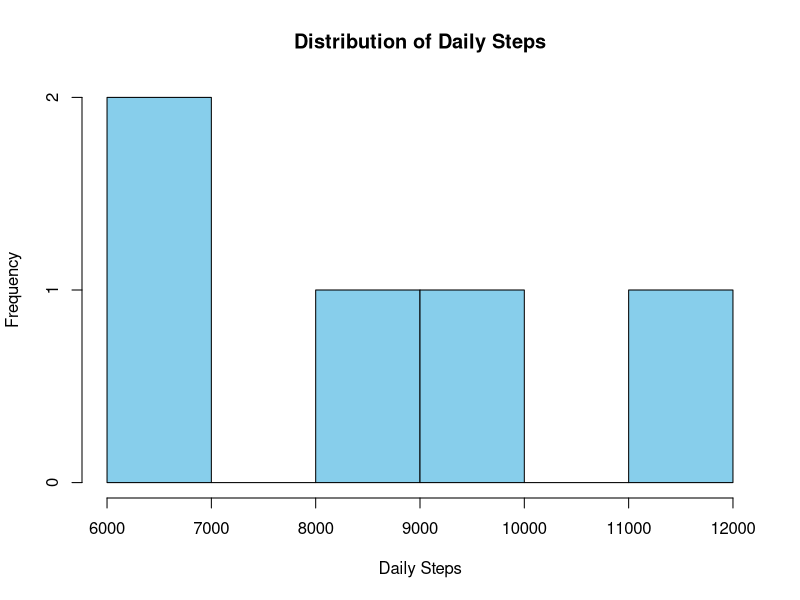
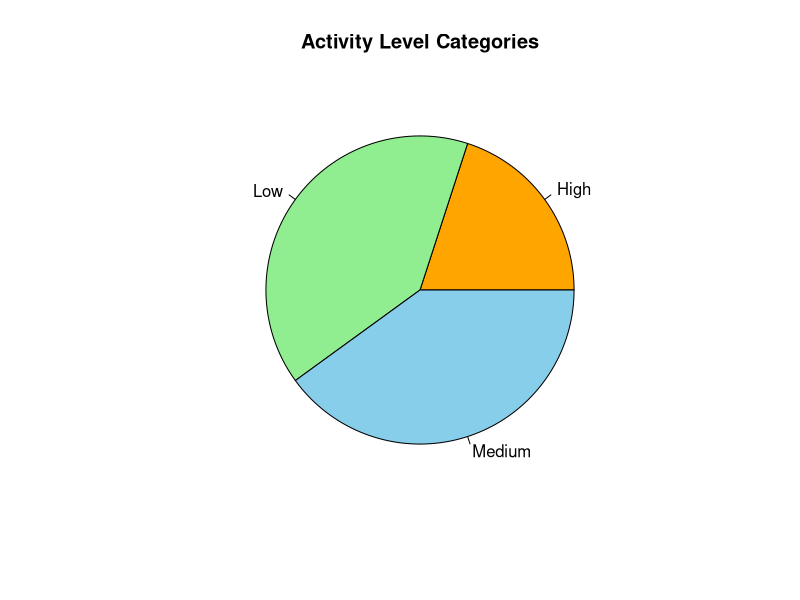
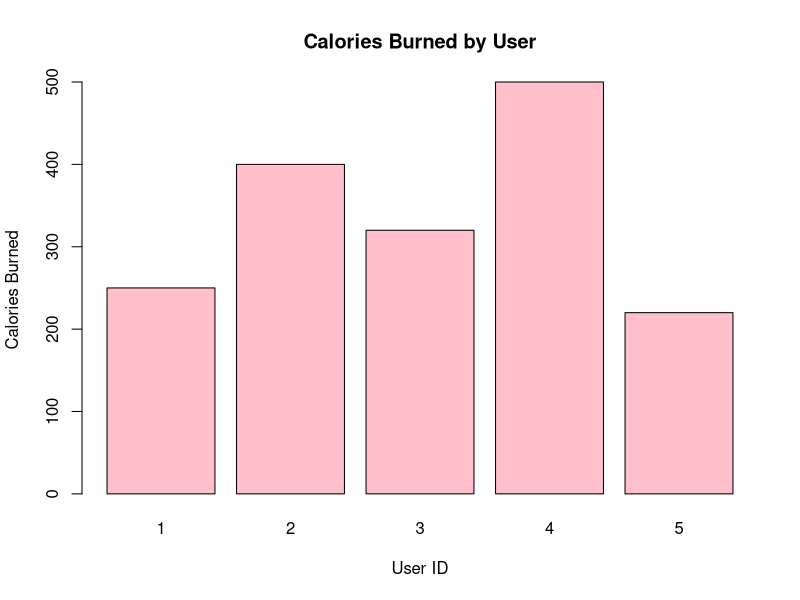

Recreate these plots in R, in order.

User_ID <- c(1,2,3,4,5)
Steps <- c(7000,10000,8500,12000,6500)
Calories_Burned <- c(250,400,320,500,220)
Active_Minutes <- c(40,60,50,75,35)
fitness <- data.frame(
  User_ID,
  Steps,
  Calories_Burned,
  Active_Minutes
)
print(fitness)
hist(fitness$Steps,
     main="Distribution of Daily Steps",
     xlab="Daily Steps",
     ylab="Frequency",
     col="skyblue",
     border="black")
Activity_Level <- ifelse(fitness$Active_Minutes < 45,
                         "Low",
                         ifelse(fitness$Active_Minutes <= 60,
                                "Medium",
                                "High"))

activity_table <- table(Activity_Level)

pie(activity_table,
    main="Activity Level Categories",
    labels=names(activity_table),
    col=c("orange","lightgreen","skyblue"))
barplot(fitness$Calories_Burned,
        names.arg=fitness$User_ID,
        main="Calories Burned by User",
        xlab="User ID",
        ylab="Calories Burned",
        col="pink",
        border="black")
